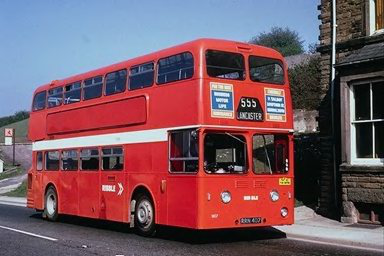
%> input picture Homework4/src/temp/54.png, 384 x 256 px
$ octave --eval "equalize_hist('../../Homework4/src/temp/54.png');"   (GNU Octave 9; MATLAB toolbox functions it lacks are replaced by stand-ins)
%> lines starting %> are read from the running program, lines starting %| are printed output that depends on the picture; in (x1, y1, x2, y2) boxes, pixels count from 0 and x2, y2 are one past the last pixel; in counts of white or black regions, pixels touching at a corner belong together; the program's own positions count from 1
function equalize_hist(imgpath)
%> called with imgpath = '../../Homework4/src/temp/54.png'
%UNTITLED 此处显示有关此函数的摘要
%   此处显示详细说明
    f = imread(imgpath);
%> f is the input picture: size 256x384x3 uint8; mean R, G, B 120, 87.4, 97.6

    [m,n] = size(f);
%> m = 256; n = 1152

    r = zeros(256);

    % count the number of pixels with same value
    for i = 1:m
        for j = 1:n

            r(f(i,j)+1) = r(f(i,j)+1) + 1;
        end
    end
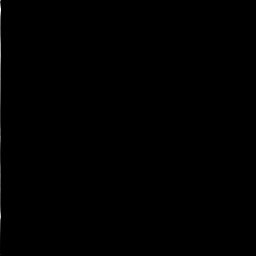
%> r: size 256x256 double; min 0, max 3383, mean 4.5; drawn with min black and max white

    % histogram processing
    temp = 0;
    for i = 1:256
        r(i) = r(i)/(m*n);
        temp = temp + r(i);
        r(i) = temp*255;
    end
%> this loop made 256 passes
%> temp on passes 1 to 3: 0.00651, 0.00882, 0.0115
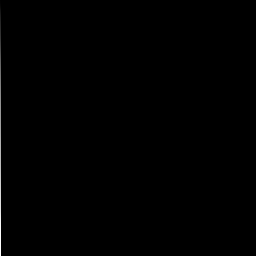
%> r: size 256x256 double; 0.39% of pixels changed, all inside (x1, y1, x2, y2) = (0, 0, 1, 256)
%> after the loop, temp = 1

    ft = uint8(f);

    % transform the result into int
    for i = 1:m
        for j = 1:n
            ft(i,j) = round(r(f(i,j)+1));
        end
    end
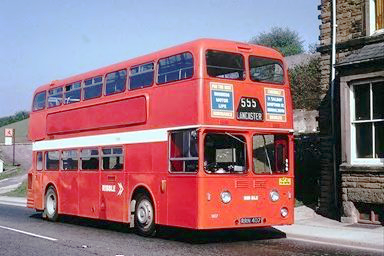
%> ft: size 256x384x3 uint8; mean R, G, B 146.7, 113.8, 123.9
    %imshow(f);
    %figure,imshow(ft);
    imwrite(ft, 'G:\temp\equalize_hist.png');
    rt = zeros(256);

    % count in result image
    for i = 1:m
        for j = 1:n
            rt(ft(i,j)+1) = rt(ft(i,j)+1) + 1;
        end
    end

    for i = 1:256
        rt(i) = rt(i)/(m*n);
    end
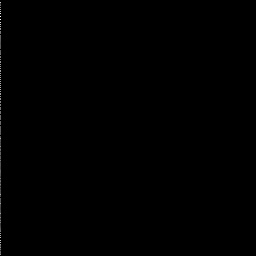
%> rt: size 256x256 double; min 0, max 0.0115, mean 1.53e-05; drawn with min black and max white
    bar(1:256, rt);
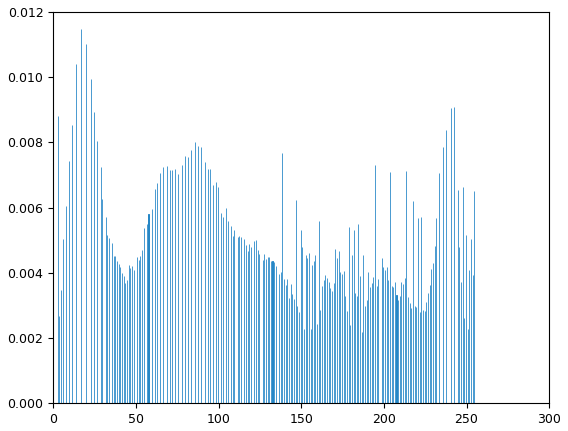
%> figure redrawn from the program's plot data; tallest bar 0.0115 high, from x = 16.64 to 16.64

end

$ run again, on Homework4/src/temp/task_2.png
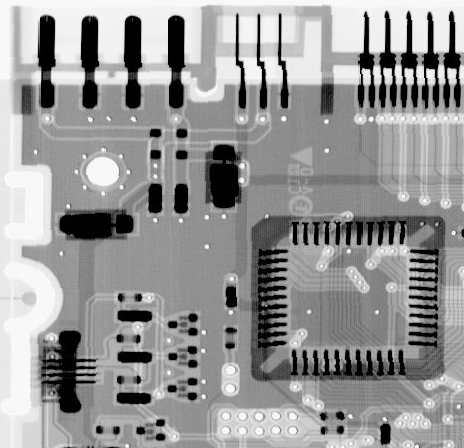
%> input picture Homework4/src/temp/task_2.png, 464 x 448 px
%> in equalize_hist, f is the input picture: size 448x464x3 uint8; min 0, max 255, mean 150.8
%> the loop in equalize_hist, `for i = 1:256` made 256 passes
%> temp on passes 1 to 3: 0.0637, 0.0712, 0.0773
%> after the loop in equalize_hist, `for i = 1:256`: temp = 1
%> after the loop in equalize_hist, `for i = 1:m`:
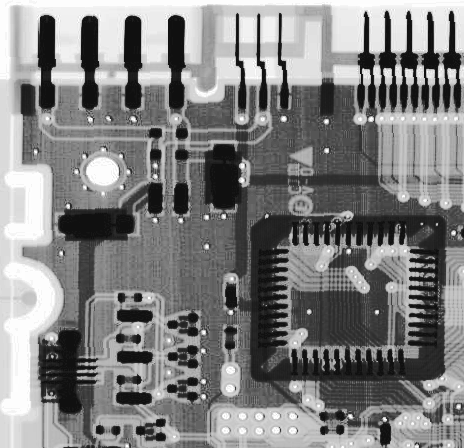
%> ft: size 448x464x3 uint8; min 16, max 255, mean 129.1
%> in equalize_hist, `bar(1:256, rt);`:
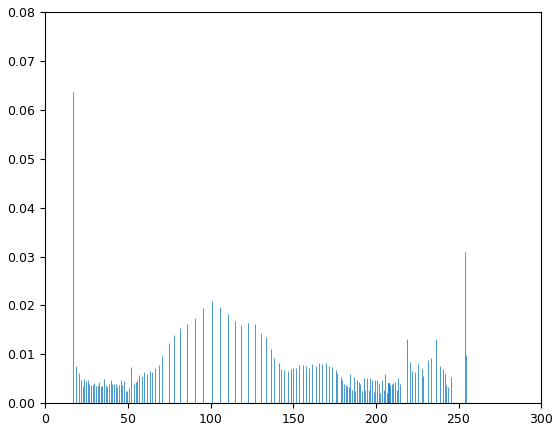
%> figure redrawn from the program's plot data; tallest bar 0.0637 high, from x = 16.64 to 16.64
